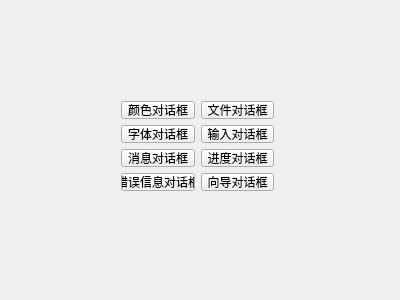
<?xml version="1.0" encoding="UTF-8"?>
<ui version="4.0">
 <class>MyWidget</class>
 <widget class="QWidget" name="MyWidget">
  <property name="geometry">
   <rect>
    <x>0</x>
    <y>0</y>
    <width>400</width>
    <height>300</height>
   </rect>
  </property>
  <property name="windowTitle">
   <string>MyWidget</string>
  </property>
  <widget class="QWidget" name="">
   <property name="geometry">
    <rect>
     <x>110</x>
     <y>90</y>
     <width>175</width>
     <height>112</height>
    </rect>
   </property>
   <layout class="QGridLayout" name="gridLayout">
    <item row="0" column="0">
     <widget class="QPushButton" name="pushButton">
      <property name="text">
       <string>颜色对话框</string>
      </property>
     </widget>
    </item>
    <item row="0" column="1">
     <widget class="QPushButton" name="pushButton_5">
      <property name="text">
       <string>文件对话框</string>
      </property>
     </widget>
    </item>
    <item row="1" column="0">
     <widget class="QPushButton" name="pushButton_2">
      <property name="text">
       <string>字体对话框</string>
      </property>
     </widget>
    </item>
    <item row="1" column="1">
     <widget class="QPushButton" name="pushButton_6">
      <property name="text">
       <string>输入对话框</string>
      </property>
     </widget>
    </item>
    <item row="2" column="0">
     <widget class="QPushButton" name="pushButton_3">
      <property name="text">
       <string>消息对话框</string>
      </property>
     </widget>
    </item>
    <item row="2" column="1">
     <widget class="QPushButton" name="pushButton_7">
      <property name="text">
       <string>进度对话框</string>
      </property>
     </widget>
    </item>
    <item row="3" column="0">
     <widget class="QPushButton" name="pushButton_4">
      <property name="text">
       <string>错误信息对话框</string>
      </property>
     </widget>
    </item>
    <item row="3" column="1">
     <widget class="QPushButton" name="pushButton_8">
      <property name="text">
       <string>向导对话框</string>
      </property>
     </widget>
    </item>
   </layout>
  </widget>
 </widget>
 <layoutdefault spacing="6" margin="11"/>
 <resources/>
 <connections/>
</ui>
